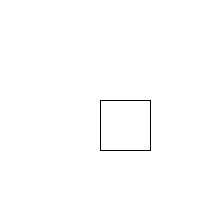
Frame 1 (no input)
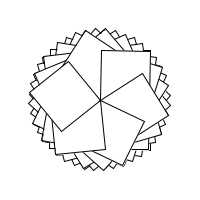
Frame 60 (the mouse pressed at the canvas centre just before this capture)
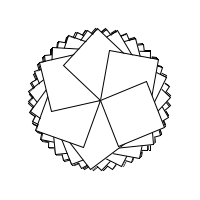
Frame 120 (the mouse held since frame 60 and released just before this capture)

The Processing sketch that drew these frames (run headless with seeded random() and noise(); from frame 60 on, the mouse is pressed at the canvas centre):

// Processing sketch: processing_167340
// ── processing_167340.pde


float angle;

void setup(){
  //Setting up background size
  size(200,200); 
  //Setting up a white background
  background(255); 
 
}

void draw(){



//translate specifies theamout that the rectangle is going to be displaced wihin the window
  translate(100, 100);
//spesifies a predefined float
  rotate(angle);
//increasing the rotation by 1 every time
  angle=angle+1; 
//size of object
  rect(0, 0, 50, 50);   




}
